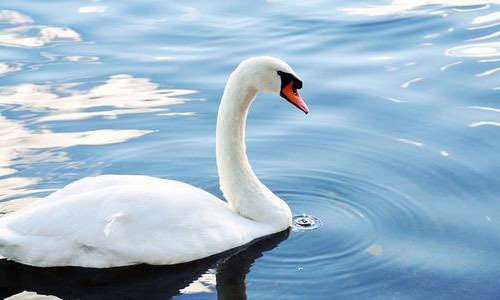
#> input picture 第2章 图像与视频基本操作的代码/image-2-2.jpg, 500 x 300 px
$ python py-2-3.py
#> lines starting #> are read from the running program, lines starting #| are printed output that depends on the picture; after the words box and inside, x2 and y2 are one past the last pixel; in counts of white or black regions, pixels touching at a corner belong together
import numpy as np
import cv2 as cv

img1 = cv.imread('image-2-2.jpg',1)
#> img1 is the input picture: shape (300, 500, 3); mean B, G, R 203.2, 182.9, 155.7
img2 = cv.imread('image-2-3.jpg',1)
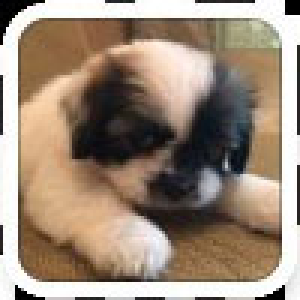
#> input picture 第2章 图像与视频基本操作的代码/image-2-3.jpg, 100 x 100 px (shown 3 times larger)
#> img2 is the input picture: shape (100, 100, 3); mean B, G, R 122.1, 138.8, 156.5

#获取img2的图像大小，并获取img1感兴趣的区域
rows,cols,channels = img2.shape
#> rows = 100; cols = 100; channels = 3
roi = img1[0:rows,0:cols]
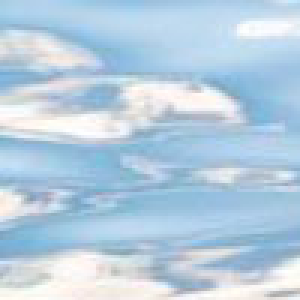
#> roi: shape (100, 100, 3) (shown 3 times larger); mean B, G, R 224.7, 206.3, 182.3
cv.imshow('img1 interest region',roi)

#图像感兴趣区域叠加
dst = cv.addWeighted(roi, 0, img2, 1, 0)
img1[0:rows,0:cols] = dst
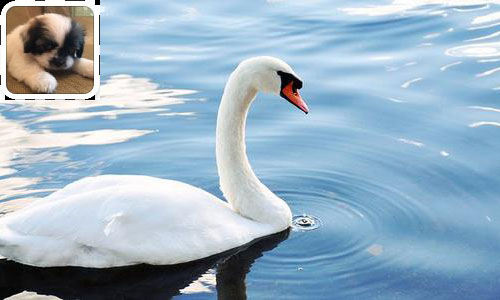
#> img1: shape (300, 500, 3); 6.67% of pixels changed, all inside (x1, y1, x2, y2) = (0, 0, 100, 100)

cv.imshow('Final image', img1)
cv.waitKey(0)
cv.destroyAllWindows()
